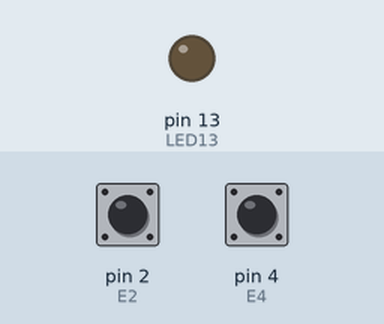
A sketch run on a simulated Arduino Uno, built with avr-gcc and run on an emulated ATmega328P. Shown: output pins drawn as LEDs (lit = HIGH). Inputs (shaded band) come from the test bench; at power-on: pin 4 (E4) HIGH, pin 2 (E2) HIGH.

Above: at 1.2 s.
1.3 s: pin 4 (E4) pulled LOW for 0.15 s
At 2.6 s:
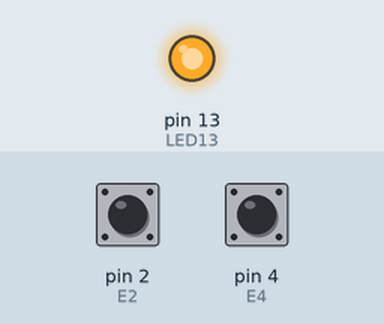
2.9 s: pin 2 (E2) pulled LOW for 0.15 s
At 4.0 s:
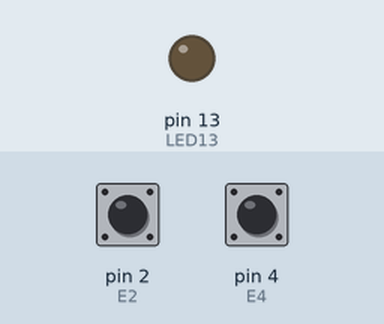
4.5 s: pin 4 (E4) pulled LOW for 1 s
At 5.3 s:
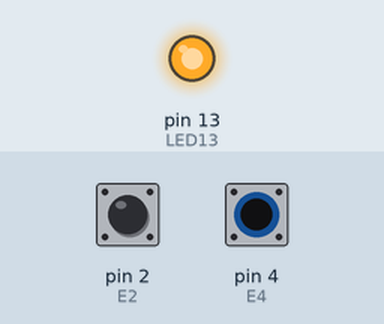
Timing chart, 0 to 7.5 s (numbered marks = the images above; inputs shaded):
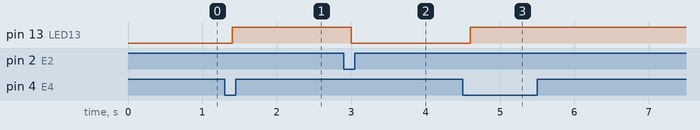

Measured:
- after the input at 1.3 s, pin 13 (LED13): LOW → HIGH after 0.10 s
- after the input at 2.9 s, pin 13 (LED13): HIGH → LOW after 0.10 s
- after the input at 4.5 s, pin 13 (LED13): LOW → HIGH after 0.10 s

The sketch:

A01_Taster-LED.ino
```cpp
/*
 * FLIP FLOP
 mit SET und RESET
 mit Taster entprellen
 */

int E2 = 2;         // R Taster-Eingang
int E4 = 4;         // S Taster-Eingang
int LED13 = 13;     // Interne LED

int leseE2;         // Taster-Eingang lesen
int leseE4;         // Taster-Eingang lese

                       // Taster Entprellen
long entprelle = 50;   // 50ms

void setup()
{
  pinMode(E2, INPUT_PULLUP); // Interner Pullup, E1 in Ruhe auf HIGH
  pinMode(E4, INPUT_PULLUP);
  pinMode(LED13, OUTPUT);   // Interne LED
}

void loop()
{
  leseE4 = digitalRead(E4);
  delay(entprelle);
  leseE2 = digitalRead(E2);
  delay(entprelle);

  if (leseE4 == LOW)
  {
    digitalWrite(LED13, HIGH);
  }

  if (leseE2 == LOW)
  {
    digitalWrite(LED13, LOW);
  }

}
```
